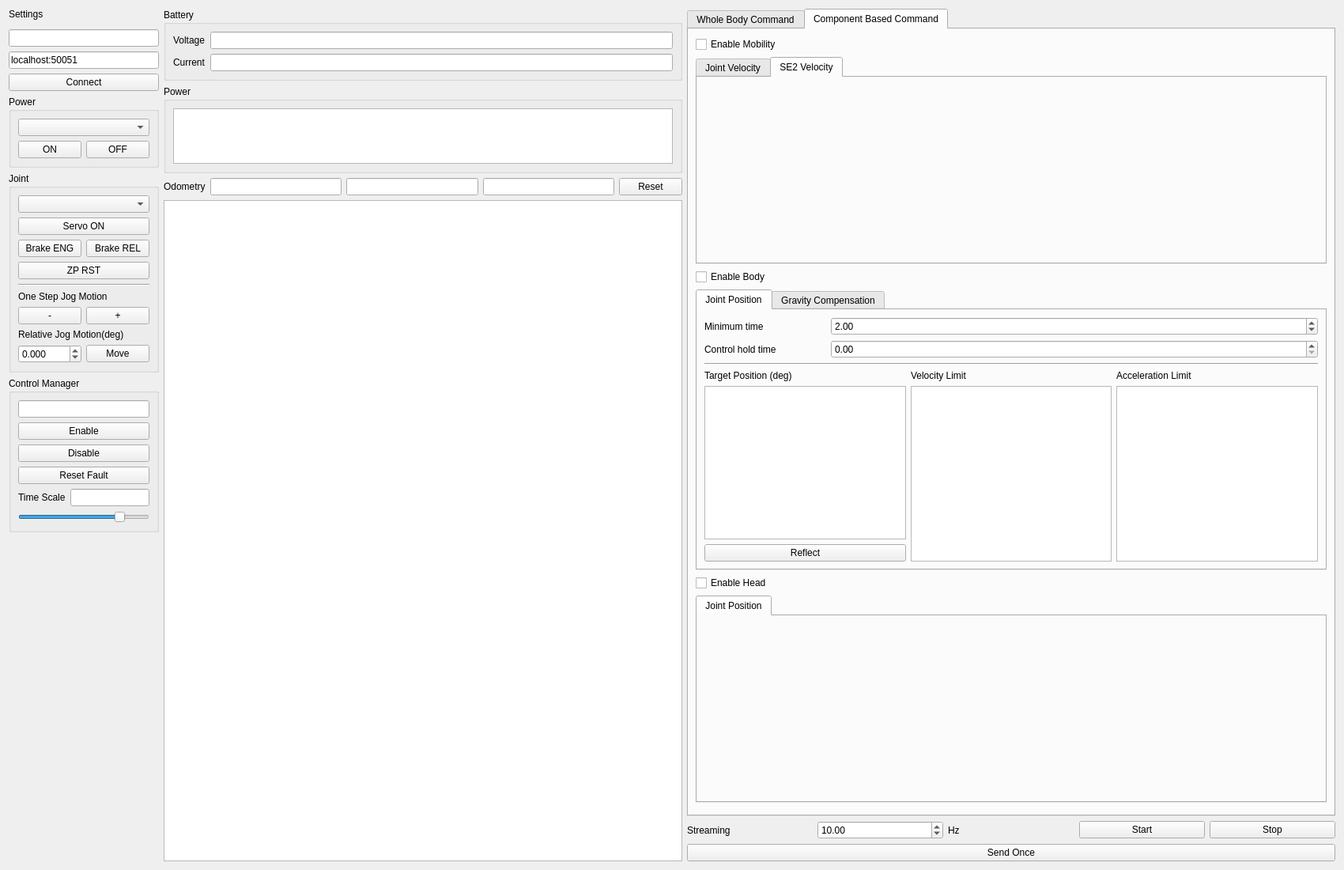
<?xml version="1.0" encoding="UTF-8"?>
<ui version="4.0">
 <class>MainForm</class>
 <widget class="QWidget" name="MainForm">
  <property name="geometry">
   <rect>
    <x>0</x>
    <y>0</y>
    <width>1700</width>
    <height>1100</height>
   </rect>
  </property>
  <property name="windowTitle">
   <string>Sample GUI</string>
  </property>
  <layout class="QHBoxLayout" name="horizontalLayout" stretch="1,4,5">
   <item>
    <layout class="QVBoxLayout" name="verticalLayout" stretch="0,0,0,0,0,0,0,0,0">
     <item>
      <widget class="QLabel" name="label">
       <property name="sizePolicy">
        <sizepolicy hsizetype="Preferred" vsizetype="Preferred">
         <horstretch>0</horstretch>
         <verstretch>0</verstretch>
        </sizepolicy>
       </property>
       <property name="text">
        <string>Settings</string>
       </property>
      </widget>
     </item>
     <item>
      <widget class="Line" name="line">
       <property name="lineWidth">
        <number>1</number>
       </property>
       <property name="orientation">
        <enum>Qt::Vertical</enum>
       </property>
      </widget>
     </item>
     <item>
      <widget class="QLineEdit" name="LE_RobotConnection">
       <property name="enabled">
        <bool>true</bool>
       </property>
       <property name="sizePolicy">
        <sizepolicy hsizetype="Expanding" vsizetype="Preferred">
         <horstretch>0</horstretch>
         <verstretch>0</verstretch>
        </sizepolicy>
       </property>
       <property name="focusPolicy">
        <enum>Qt::NoFocus</enum>
       </property>
       <property name="readOnly">
        <bool>true</bool>
       </property>
      </widget>
     </item>
     <item>
      <widget class="QLineEdit" name="LE_RobotAddress">
       <property name="sizePolicy">
        <sizepolicy hsizetype="Expanding" vsizetype="Preferred">
         <horstretch>0</horstretch>
         <verstretch>0</verstretch>
        </sizepolicy>
       </property>
       <property name="text">
        <string>localhost:50051</string>
       </property>
      </widget>
     </item>
     <item>
      <widget class="QPushButton" name="BTN_RobotConnect">
       <property name="sizePolicy">
        <sizepolicy hsizetype="Minimum" vsizetype="Preferred">
         <horstretch>0</horstretch>
         <verstretch>0</verstretch>
        </sizepolicy>
       </property>
       <property name="text">
        <string>Connect</string>
       </property>
      </widget>
     </item>
     <item>
      <widget class="QGroupBox" name="groupBox">
       <property name="sizePolicy">
        <sizepolicy hsizetype="Preferred" vsizetype="Preferred">
         <horstretch>0</horstretch>
         <verstretch>0</verstretch>
        </sizepolicy>
       </property>
       <property name="title">
        <string>Power</string>
       </property>
       <layout class="QVBoxLayout" name="verticalLayout_4">
        <item>
         <widget class="QComboBox" name="CB_PowerList"/>
        </item>
        <item>
         <layout class="QHBoxLayout" name="horizontalLayout_2">
          <item>
           <widget class="QPushButton" name="PB_PowerOn">
            <property name="text">
             <string>ON</string>
            </property>
           </widget>
          </item>
          <item>
           <widget class="QPushButton" name="PB_PowerOff">
            <property name="text">
             <string>OFF</string>
            </property>
           </widget>
          </item>
         </layout>
        </item>
       </layout>
      </widget>
     </item>
     <item>
      <widget class="QGroupBox" name="groupBox_2">
       <property name="sizePolicy">
        <sizepolicy hsizetype="Preferred" vsizetype="Preferred">
         <horstretch>0</horstretch>
         <verstretch>0</verstretch>
        </sizepolicy>
       </property>
       <property name="title">
        <string>Joint</string>
       </property>
       <layout class="QVBoxLayout" name="verticalLayout_9">
        <item>
         <widget class="QComboBox" name="CB_JointList"/>
        </item>
        <item>
         <widget class="QPushButton" name="PB_JointServoOn">
          <property name="text">
           <string>Servo ON</string>
          </property>
         </widget>
        </item>
        <item>
         <layout class="QHBoxLayout" name="horizontalLayout_3">
          <item>
           <widget class="QPushButton" name="PB_BrakeEngage">
            <property name="text">
             <string>Brake ENG</string>
            </property>
           </widget>
          </item>
          <item>
           <widget class="QPushButton" name="PB_BrakeRelease">
            <property name="text">
             <string>Brake REL</string>
            </property>
           </widget>
          </item>
         </layout>
        </item>
        <item>
         <widget class="QPushButton" name="PB_ZPReset">
          <property name="text">
           <string>ZP RST</string>
          </property>
         </widget>
        </item>
        <item>
         <widget class="Line" name="line_5">
          <property name="orientation">
           <enum>Qt::Horizontal</enum>
          </property>
         </widget>
        </item>
        <item>
         <widget class="QLabel" name="label_15">
          <property name="text">
           <string>One Step Jog Motion</string>
          </property>
         </widget>
        </item>
        <item>
         <layout class="QHBoxLayout" name="horizontalLayout_10">
          <item>
           <widget class="QPushButton" name="PB_JogNegative">
            <property name="text">
             <string>-</string>
            </property>
           </widget>
          </item>
          <item>
           <widget class="QPushButton" name="PB_JogPositive">
            <property name="text">
             <string>+</string>
            </property>
           </widget>
          </item>
         </layout>
        </item>
        <item>
         <widget class="QLabel" name="label_14">
          <property name="text">
           <string>Relative Jog Motion(deg)</string>
          </property>
         </widget>
        </item>
        <item>
         <layout class="QHBoxLayout" name="horizontalLayout_11" stretch="1,1">
          <item>
           <widget class="QDoubleSpinBox" name="SB_JogRelative">
            <property name="decimals">
             <number>3</number>
            </property>
            <property name="minimum">
             <double>-88.000000000000000</double>
            </property>
            <property name="maximum">
             <double>88.000000000000000</double>
            </property>
            <property name="singleStep">
             <double>0.100000000000000</double>
            </property>
           </widget>
          </item>
          <item>
           <widget class="QPushButton" name="PB_JogRelative">
            <property name="sizePolicy">
             <sizepolicy hsizetype="Preferred" vsizetype="Fixed">
              <horstretch>0</horstretch>
              <verstretch>0</verstretch>
             </sizepolicy>
            </property>
            <property name="text">
             <string>Move</string>
            </property>
           </widget>
          </item>
         </layout>
        </item>
       </layout>
      </widget>
     </item>
     <item>
      <widget class="QGroupBox" name="groupBox_3">
       <property name="sizePolicy">
        <sizepolicy hsizetype="Preferred" vsizetype="Preferred">
         <horstretch>0</horstretch>
         <verstretch>0</verstretch>
        </sizepolicy>
       </property>
       <property name="title">
        <string>Control Manager</string>
       </property>
       <layout class="QVBoxLayout" name="verticalLayout_5">
        <item>
         <widget class="QLineEdit" name="LE_CMState">
          <property name="focusPolicy">
           <enum>Qt::NoFocus</enum>
          </property>
          <property name="readOnly">
           <bool>true</bool>
          </property>
         </widget>
        </item>
        <item>
         <widget class="QPushButton" name="PB_CMEnable">
          <property name="text">
           <string>Enable</string>
          </property>
         </widget>
        </item>
        <item>
         <widget class="QPushButton" name="PB_CMDisable">
          <property name="text">
           <string>Disable</string>
          </property>
         </widget>
        </item>
        <item>
         <widget class="QPushButton" name="PB_CMResetFault">
          <property name="text">
           <string>Reset Fault</string>
          </property>
         </widget>
        </item>
        <item>
         <layout class="QHBoxLayout" name="horizontalLayout_5">
          <item>
           <widget class="QLabel" name="label_6">
            <property name="text">
             <string>Time Scale</string>
            </property>
           </widget>
          </item>
          <item>
           <widget class="QLineEdit" name="LE_TimeScale">
            <property name="readOnly">
             <bool>true</bool>
            </property>
           </widget>
          </item>
         </layout>
        </item>
        <item>
         <widget class="QSlider" name="HS_TimeScale">
          <property name="maximum">
           <number>100</number>
          </property>
          <property name="singleStep">
           <number>1</number>
          </property>
          <property name="value">
           <number>80</number>
          </property>
          <property name="orientation">
           <enum>Qt::Horizontal</enum>
          </property>
         </widget>
        </item>
       </layout>
      </widget>
     </item>
     <item>
      <spacer name="verticalSpacer">
       <property name="orientation">
        <enum>Qt::Vertical</enum>
       </property>
       <property name="sizeType">
        <enum>QSizePolicy::Expanding</enum>
       </property>
       <property name="sizeHint" stdset="0">
        <size>
         <width>20</width>
         <height>40</height>
        </size>
       </property>
      </spacer>
     </item>
    </layout>
   </item>
   <item>
    <layout class="QVBoxLayout" name="verticalLayout_2" stretch="1,1,0,10">
     <item>
      <widget class="QGroupBox" name="groupBox_4">
       <property name="title">
        <string>Battery</string>
       </property>
       <layout class="QGridLayout" name="gridLayout">
        <item row="0" column="0">
         <widget class="QLabel" name="label_2">
          <property name="text">
           <string>Voltage</string>
          </property>
         </widget>
        </item>
        <item row="1" column="0">
         <widget class="QLabel" name="label_3">
          <property name="text">
           <string>Current</string>
          </property>
         </widget>
        </item>
        <item row="1" column="1">
         <widget class="QLineEdit" name="LE_BatteryCurrent">
          <property name="readOnly">
           <bool>true</bool>
          </property>
         </widget>
        </item>
        <item row="0" column="1">
         <widget class="QLineEdit" name="LE_BatteryVoltage">
          <property name="readOnly">
           <bool>true</bool>
          </property>
         </widget>
        </item>
       </layout>
      </widget>
     </item>
     <item>
      <widget class="QGroupBox" name="groupBox_5">
       <property name="title">
        <string>Power</string>
       </property>
       <layout class="QVBoxLayout" name="verticalLayout_6">
        <item>
         <widget class="QTableView" name="TV_PowerStates"/>
        </item>
       </layout>
      </widget>
     </item>
     <item>
      <layout class="QHBoxLayout" name="horizontalLayout_12">
       <item>
        <widget class="QLabel" name="label_13">
         <property name="text">
          <string>Odometry</string>
         </property>
        </widget>
       </item>
       <item>
        <widget class="QLineEdit" name="LE_OdometryX">
         <property name="readOnly">
          <bool>true</bool>
         </property>
        </widget>
       </item>
       <item>
        <widget class="QLineEdit" name="LE_OdometryY">
         <property name="readOnly">
          <bool>true</bool>
         </property>
        </widget>
       </item>
       <item>
        <widget class="QLineEdit" name="LE_OdometryAngle">
         <property name="readOnly">
          <bool>true</bool>
         </property>
        </widget>
       </item>
       <item>
        <widget class="QPushButton" name="PB_ResetOdometry">
         <property name="text">
          <string>Reset</string>
         </property>
        </widget>
       </item>
      </layout>
     </item>
     <item>
      <widget class="QTableView" name="TV_JointStates">
       <attribute name="horizontalHeaderMinimumSectionSize">
        <number>0</number>
       </attribute>
      </widget>
     </item>
    </layout>
   </item>
   <item>
    <layout class="QVBoxLayout" name="verticalLayout_3" stretch="0,0,0">
     <item>
      <widget class="QTabWidget" name="TW_RobotCommand">
       <property name="currentIndex">
        <number>1</number>
       </property>
       <widget class="QWidget" name="TB_WBC">
        <attribute name="title">
         <string>Whole Body Command</string>
        </attribute>
        <layout class="QVBoxLayout" name="verticalLayout_8">
         <item>
          <widget class="QPushButton" name="pushButton">
           <property name="text">
            <string>Stop</string>
           </property>
          </widget>
         </item>
        </layout>
       </widget>
       <widget class="QWidget" name="TB_CBC">
        <attribute name="title">
         <string>Component Based Command</string>
        </attribute>
        <layout class="QVBoxLayout" name="verticalLayout_7">
         <item>
          <widget class="QCheckBox" name="CB_EnableMobility">
           <property name="text">
            <string>Enable Mobility</string>
           </property>
           <property name="checked">
            <bool>false</bool>
           </property>
          </widget>
         </item>
         <item>
          <widget class="QTabWidget" name="tabWidget_2">
           <property name="enabled">
            <bool>true</bool>
           </property>
           <property name="currentIndex">
            <number>1</number>
           </property>
           <widget class="QWidget" name="tab_3">
            <attribute name="title">
             <string>Joint Velocity</string>
            </attribute>
           </widget>
           <widget class="QWidget" name="tab_4">
            <attribute name="title">
             <string>SE2 Velocity</string>
            </attribute>
           </widget>
          </widget>
         </item>
         <item>
          <widget class="QCheckBox" name="CB_EnableBody">
           <property name="text">
            <string>Enable Body</string>
           </property>
           <property name="checked">
            <bool>false</bool>
           </property>
          </widget>
         </item>
         <item>
          <widget class="QTabWidget" name="TB_CBCBody">
           <property name="enabled">
            <bool>true</bool>
           </property>
           <property name="currentIndex">
            <number>0</number>
           </property>
           <widget class="QWidget" name="TB_CBCJP">
            <attribute name="title">
             <string>Joint Position</string>
            </attribute>
            <layout class="QVBoxLayout" name="verticalLayout_10">
             <item>
              <layout class="QHBoxLayout" name="horizontalLayout_6" stretch="1,4">
               <item>
                <widget class="QLabel" name="label_7">
                 <property name="text">
                  <string>Minimum time</string>
                 </property>
                </widget>
               </item>
               <item>
                <widget class="QDoubleSpinBox" name="SB_JP_MiminumTime">
                 <property name="singleStep">
                  <double>0.010000000000000</double>
                 </property>
                 <property name="value">
                  <double>2.000000000000000</double>
                 </property>
                </widget>
               </item>
              </layout>
             </item>
             <item>
              <layout class="QHBoxLayout" name="horizontalLayout_7" stretch="1,4">
               <item>
                <widget class="QLabel" name="label_8">
                 <property name="text">
                  <string>Control hold time</string>
                 </property>
                </widget>
               </item>
               <item>
                <widget class="QDoubleSpinBox" name="SB_JP_ControlHoldTime">
                 <property name="singleStep">
                  <double>0.010000000000000</double>
                 </property>
                </widget>
               </item>
              </layout>
             </item>
             <item>
              <widget class="Line" name="line_3">
               <property name="orientation">
                <enum>Qt::Horizontal</enum>
               </property>
              </widget>
             </item>
             <item>
              <layout class="QHBoxLayout" name="horizontalLayout_8">
               <item>
                <layout class="QVBoxLayout" name="verticalLayout_11">
                 <item>
                  <widget class="QLabel" name="label_9">
                   <property name="text">
                    <string>Target Position (deg)</string>
                   </property>
                  </widget>
                 </item>
                 <item>
                  <widget class="QTableView" name="TV_JPTargetPosition">
                   <attribute name="horizontalHeaderMinimumSectionSize">
                    <number>0</number>
                   </attribute>
                  </widget>
                 </item>
                 <item>
                  <widget class="QPushButton" name="PB_Reflect">
                   <property name="text">
                    <string>Reflect</string>
                   </property>
                  </widget>
                 </item>
                </layout>
               </item>
               <item>
                <layout class="QVBoxLayout" name="verticalLayout_12">
                 <item>
                  <widget class="QLabel" name="label_10">
                   <property name="text">
                    <string>Velocity Limit</string>
                   </property>
                  </widget>
                 </item>
                 <item>
                  <widget class="QTableView" name="TV_JPVelcityLimit">
                   <attribute name="horizontalHeaderMinimumSectionSize">
                    <number>0</number>
                   </attribute>
                  </widget>
                 </item>
                </layout>
               </item>
               <item>
                <layout class="QVBoxLayout" name="verticalLayout_13">
                 <item>
                  <widget class="QLabel" name="label_11">
                   <property name="text">
                    <string>Acceleration Limit</string>
                   </property>
                  </widget>
                 </item>
                 <item>
                  <widget class="QTableView" name="TV_JPAccelerationLimit">
                   <attribute name="horizontalHeaderMinimumSectionSize">
                    <number>0</number>
                   </attribute>
                  </widget>
                 </item>
                </layout>
               </item>
              </layout>
             </item>
            </layout>
           </widget>
           <widget class="QWidget" name="TB_CBCGC">
            <attribute name="title">
             <string>Gravity Compensation</string>
            </attribute>
            <layout class="QVBoxLayout" name="verticalLayout_14">
             <item>
              <layout class="QHBoxLayout" name="horizontalLayout_9">
               <item>
                <widget class="QLabel" name="label_12">
                 <property name="text">
                  <string>Control hold time</string>
                 </property>
                </widget>
               </item>
               <item>
                <widget class="QDoubleSpinBox" name="doubleSpinBox_2">
                 <property name="singleStep">
                  <double>0.010000000000000</double>
                 </property>
                </widget>
               </item>
              </layout>
             </item>
             <item>
              <widget class="Line" name="line_4">
               <property name="orientation">
                <enum>Qt::Horizontal</enum>
               </property>
              </widget>
             </item>
             <item>
              <widget class="QCheckBox" name="checkBox_4">
               <property name="text">
                <string>On</string>
               </property>
              </widget>
             </item>
             <item>
              <spacer name="verticalSpacer_2">
               <property name="orientation">
                <enum>Qt::Vertical</enum>
               </property>
               <property name="sizeHint" stdset="0">
                <size>
                 <width>20</width>
                 <height>40</height>
                </size>
               </property>
              </spacer>
             </item>
            </layout>
           </widget>
          </widget>
         </item>
         <item>
          <widget class="QCheckBox" name="CB_EnableHead">
           <property name="text">
            <string>Enable Head</string>
           </property>
          </widget>
         </item>
         <item>
          <widget class="QTabWidget" name="tabWidget_4">
           <property name="currentIndex">
            <number>0</number>
           </property>
           <widget class="QWidget" name="tab_7">
            <attribute name="title">
             <string>Joint Position</string>
            </attribute>
           </widget>
          </widget>
         </item>
         <item>
          <widget class="Line" name="line_2">
           <property name="orientation">
            <enum>Qt::Vertical</enum>
           </property>
          </widget>
         </item>
        </layout>
       </widget>
      </widget>
     </item>
     <item>
      <layout class="QHBoxLayout" name="horizontalLayout_4">
       <item>
        <widget class="QLabel" name="label_4">
         <property name="text">
          <string>Streaming</string>
         </property>
        </widget>
       </item>
       <item>
        <widget class="QDoubleSpinBox" name="DSB_StreamingRate">
         <property name="minimum">
          <double>1.000000000000000</double>
         </property>
         <property name="maximum">
          <double>100.000000000000000</double>
         </property>
         <property name="value">
          <double>10.000000000000000</double>
         </property>
        </widget>
       </item>
       <item>
        <widget class="QLabel" name="label_5">
         <property name="text">
          <string>Hz</string>
         </property>
        </widget>
       </item>
       <item>
        <widget class="QPushButton" name="PB_StreamingStart">
         <property name="text">
          <string>Start</string>
         </property>
        </widget>
       </item>
       <item>
        <widget class="QPushButton" name="Pb_StreamingStop">
         <property name="text">
          <string>Stop</string>
         </property>
        </widget>
       </item>
      </layout>
     </item>
     <item>
      <widget class="QPushButton" name="PB_SendOnce">
       <property name="text">
        <string>Send Once</string>
       </property>
      </widget>
     </item>
    </layout>
   </item>
  </layout>
 </widget>
 <resources/>
 <connections/>
</ui>
